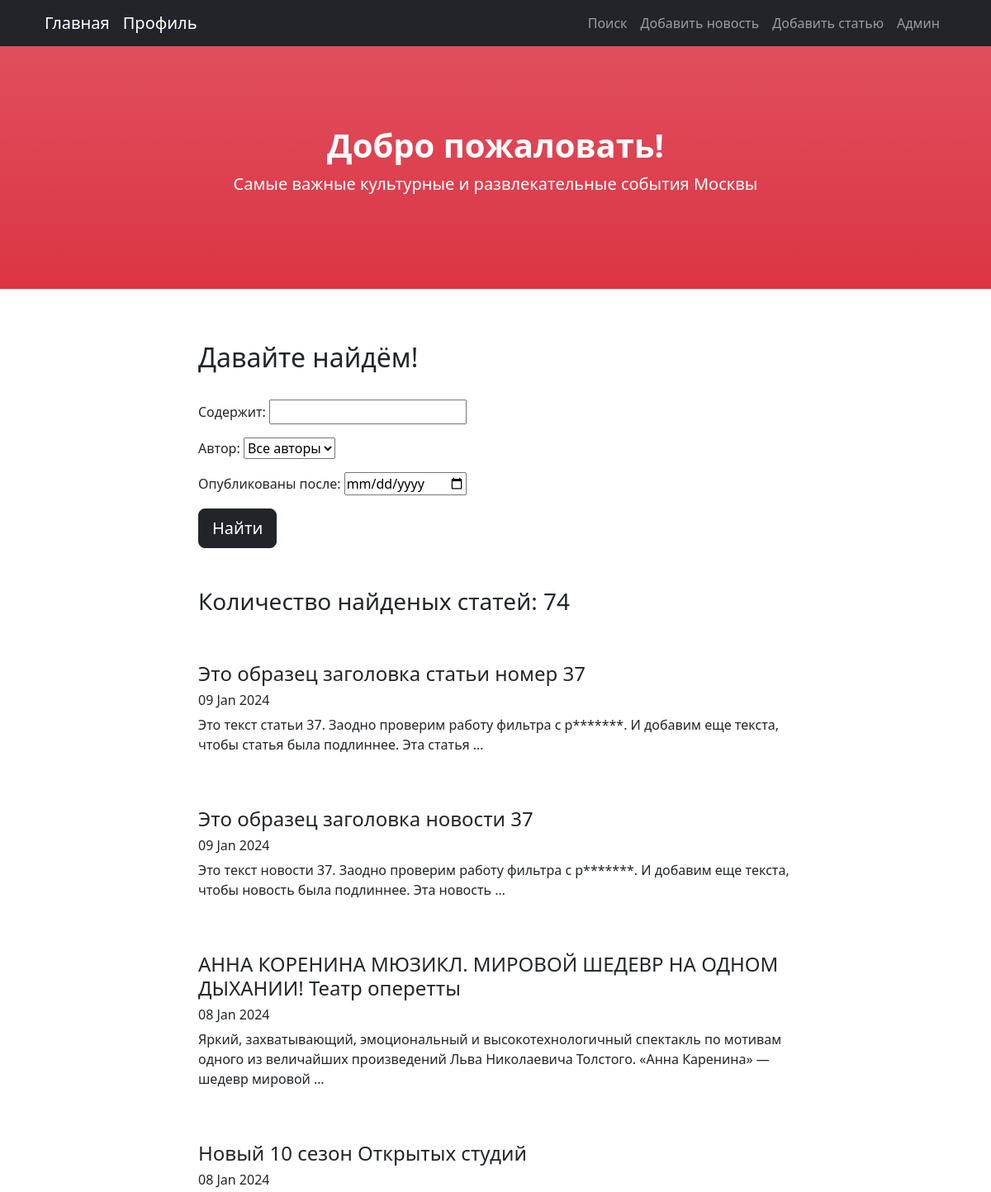
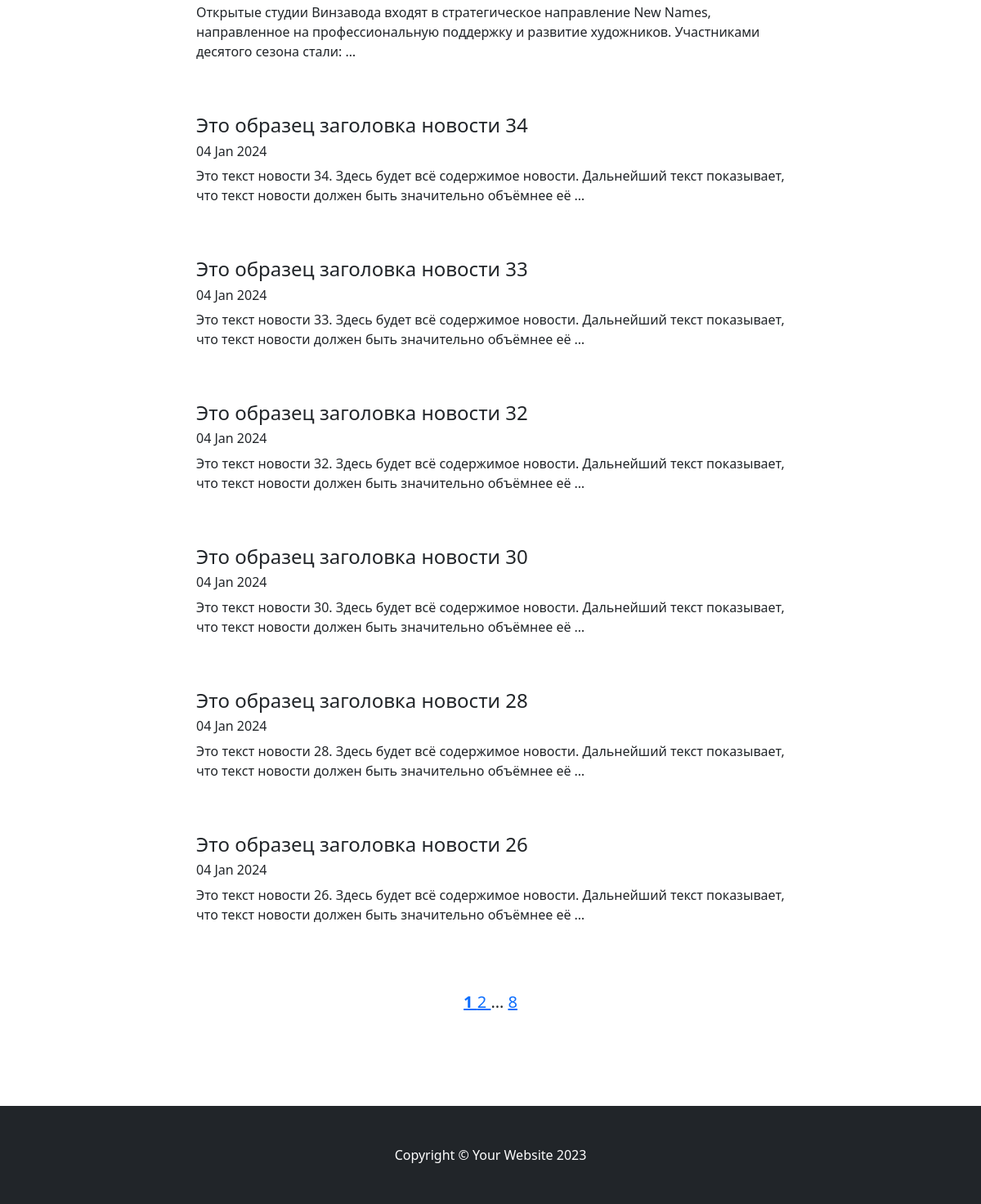
The page /news/search/ on the database as committed earlier (2 pictures, top to bottom).
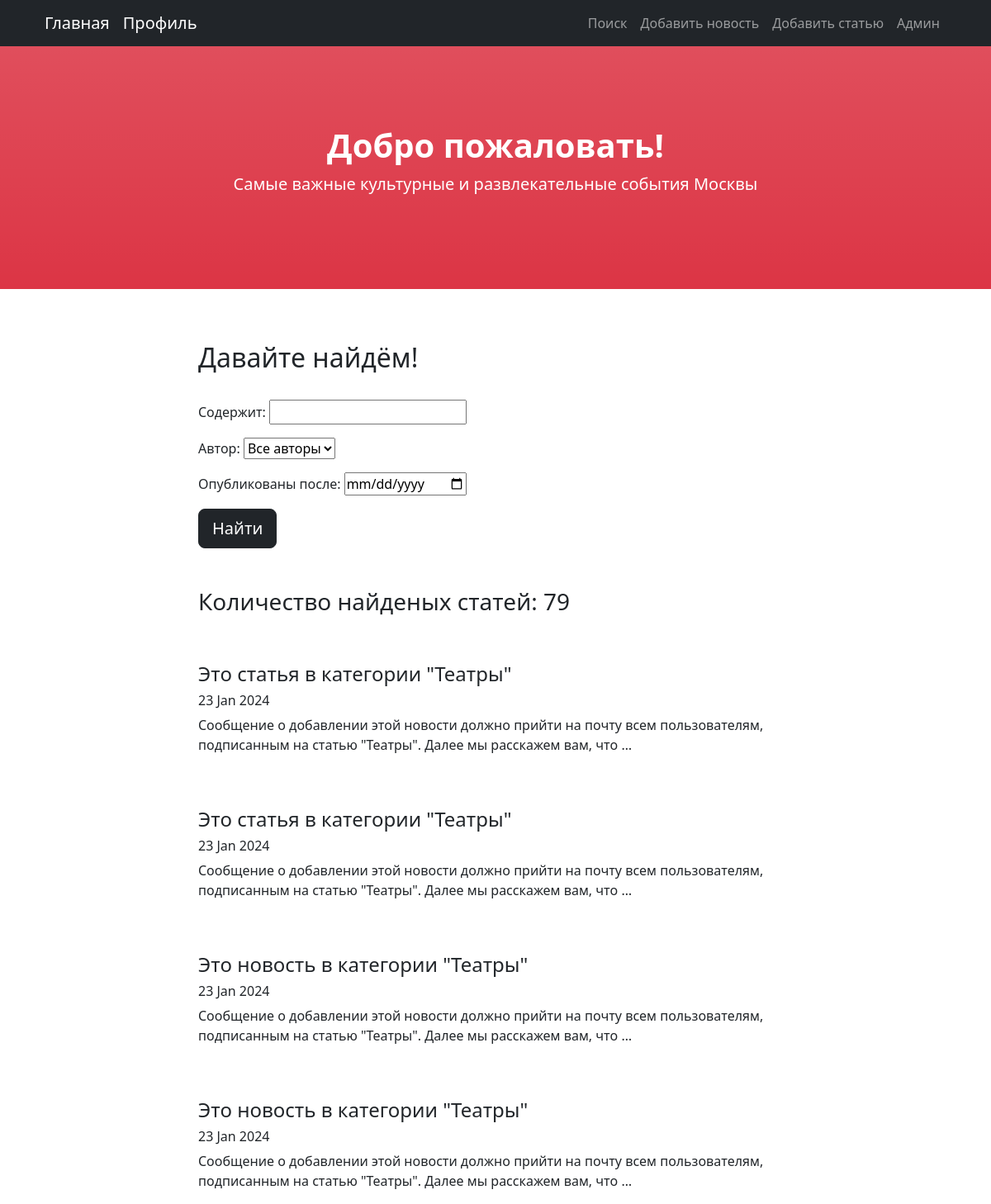
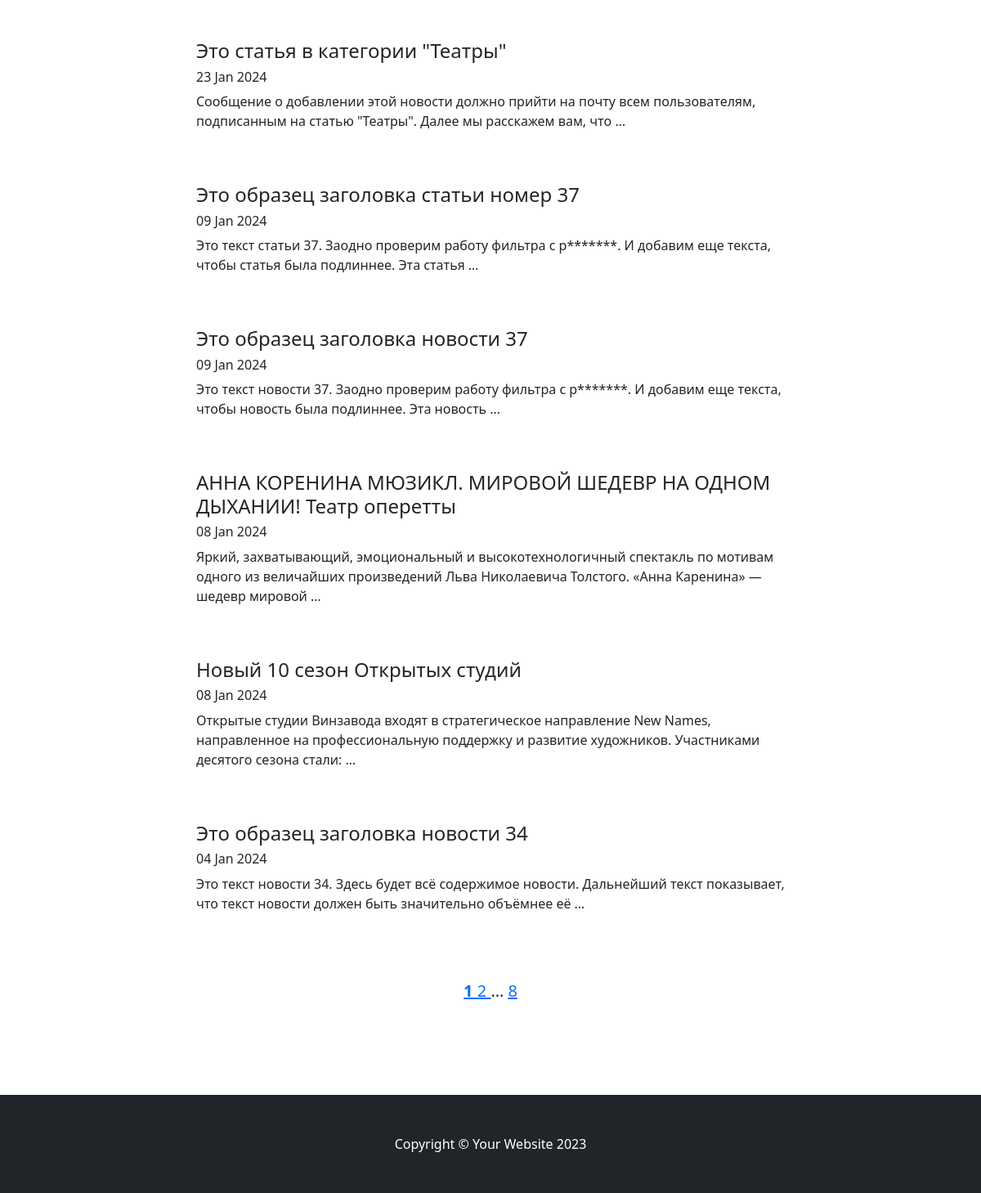
The same page on the database as committed later (2 pictures, top to bottom).
### News/models.py (models this page shows, shortened)
class Post(models.Model):
    PREVIEW_LENGTH = 124
    news = 'NE'
    article = 'AR'
    ITEM_TYPE = [(news, 'news'),
                 (article, 'article')]
    type = models.CharField(max_length=2, choices=ITEM_TYPE, default=news)
    add_date = models.DateTimeField(auto_now_add=True)
    title = models.CharField(max_length=150)
    content = models.TextField()
    rating = models.IntegerField(default=0)
    author = models.ForeignKey(Author, on_delete=models.PROTECT)
    category = models.ManyToManyField(Category, through='PostCategory', related_name='posts_categories')

### News/views.py (the view)
# urls.py: path('search/', PostFilterList.as_view(), name='post_search'),
class PostFilterList(ListView):
    model = Post
    ordering = '-add_date'
    context_object_name = 'posts'
    paginate_by = 10
    template_name = 'search.html'
    def get_queryset(self):
        queryset = super().get_queryset()
        self.filterset = PostFilter(self.request.GET, queryset)
        return self.filterset.qs
    def get_context_data(self, *, object_list=None, **kwargs):
        context = super().get_context_data(**kwargs)
        page = context['page_obj']
        context['paginator_range'] = page.paginator.get_elided_page_range(
            page.number, on_each_side=1, on_ends=1)
        context['filterset'] = self.filterset
        return context

### News/models.py (called while the page is built)
    def __str__(self):
        return self.user.username

### News/templatetags/custom_filters.py (called while the page is built)
def censor_repl(word: (re.Match, str)) -> (re.Match, str):
    if isinstance(word, re.Match):
        return word.group()[0] + '*' * (word.end() - word.start() - 1)
    elif isinstance(word, str):
        return word[0] + '*' * (len(word) - 1)
    else:
        raise CensorException('Filter can work only with str format')

@register.filter()
def censor(value: str) -> str:
    try:
        if not isinstance(value, str):
            raise CensorException('Filter can work only with str format')
        pattern = re.compile(fr"\b{BAD_WORD}[а-я]{{0,5}}\b", re.IGNORECASE)
        result = re.sub(pattern, censor_repl, value)
        return result
    except CensorException as error:
        print(error)
        pass

### News/templatetags/custom_tags.py (called while the page is built)
@register.simple_tag(takes_context=True)
def url_replace(context, **kwargs):
    d = context['request'].GET.copy()
    for k, v in kwargs.items():
        d[k] = v
    return d.urlencode()

### templates/search.html (shortened to what this page needs)
{% extends 'flatpages/default.html' %}
{% load custom_filters %}
{% block content %}
    <h2>Давайте найдём!</h2>
    <br>
    <form action="" method="get">
        {{ filterset.form.as_p }}
        <input class="btn btn-lg btn-dark" type="submit" value="Найти" />
    </form>
    <br><br>
    <h3>Количество найденых статей: {{ page_obj.paginator.count }}</h3>
    <br><br>
    {% if posts %}
        {% for post in page_obj %}
            <h4><a class="nav-link" href="/news/{{ post.pk }}">{{ post.title|censor }}</a></h4>
            <h6>{{ post.add_date|date:'d M Y' }}</h6>
            <p>{{ post.content|truncatewords:20|censor }}</p>
            <br><br>
        {% endfor %}
    {% else %}
        <h3>Извините, новостей сейчас нет!</h3>
    {% endif %}
{% endblock content %}

Rows that differ between the two databases and show on the page:
no longer on this page (row unchanged): Post: title|censor "Это образец заголовка новости 33", add_date "04 Jan 2024", content|censor "Это текст новости 33. Здесь будет всё содержимое новости. Дальнейший текст показывает, что текст новости должен быть значительно объёмнее её …"
no longer on this page (row unchanged): Post: title|censor "Это образец заголовка новости 32", add_date "04 Jan 2024", content|censor "Это текст новости 32. Здесь будет всё содержимое новости. Дальнейший текст показывает, что текст новости должен быть значительно объёмнее её …"
no longer on this page (row unchanged): Post: title|censor "Это образец заголовка новости 30", add_date "04 Jan 2024", content|censor "Это текст новости 30. Здесь будет всё содержимое новости. Дальнейший текст показывает, что текст новости должен быть значительно объёмнее её …"
no longer on this page (row unchanged): Post: title|censor "Это образец заголовка новости 28", add_date "04 Jan 2024", content|censor "Это текст новости 28. Здесь будет всё содержимое новости. Дальнейший текст показывает, что текст новости должен быть значительно объёмнее её …"
no longer on this page (row unchanged): Post: title|censor "Это образец заголовка новости 26", add_date "04 Jan 2024", content|censor "Это текст новости 26. Здесь будет всё содержимое новости. Дальнейший текст показывает, что текст новости должен быть значительно объёмнее её …"
added Post: title|censor "Это статья в категории \"Театры\"", add_date "23 Jan 2024", content|censor "Сообщение о добавлении этой новости должно прийти на почту всем пользователям, подписанным на статью \"Театры\". Далее мы расскажем вам, что …"
added Post: title|censor "Это статья в категории \"Театры\"", add_date "23 Jan 2024", content|censor "Сообщение о добавлении этой новости должно прийти на почту всем пользователям, подписанным на статью \"Театры\". Далее мы расскажем вам, что …"
added Post: title|censor "Это новость в категории \"Театры\"", add_date "23 Jan 2024", content|censor "Сообщение о добавлении этой новости должно прийти на почту всем пользователям, подписанным на статью \"Театры\". Далее мы расскажем вам, что …"
added Post: title|censor "Это новость в категории \"Театры\"", add_date "23 Jan 2024", content|censor "Сообщение о добавлении этой новости должно прийти на почту всем пользователям, подписанным на статью \"Театры\". Далее мы расскажем вам, что …"
added Post: title|censor "Это статья в категории \"Театры\"", add_date "23 Jan 2024", content|censor "Сообщение о добавлении этой новости должно прийти на почту всем пользователям, подписанным на статью \"Театры\". Далее мы расскажем вам, что …"
Other text that changed with them:
{{ page_obj.paginator.count }}: "74" → "79"
